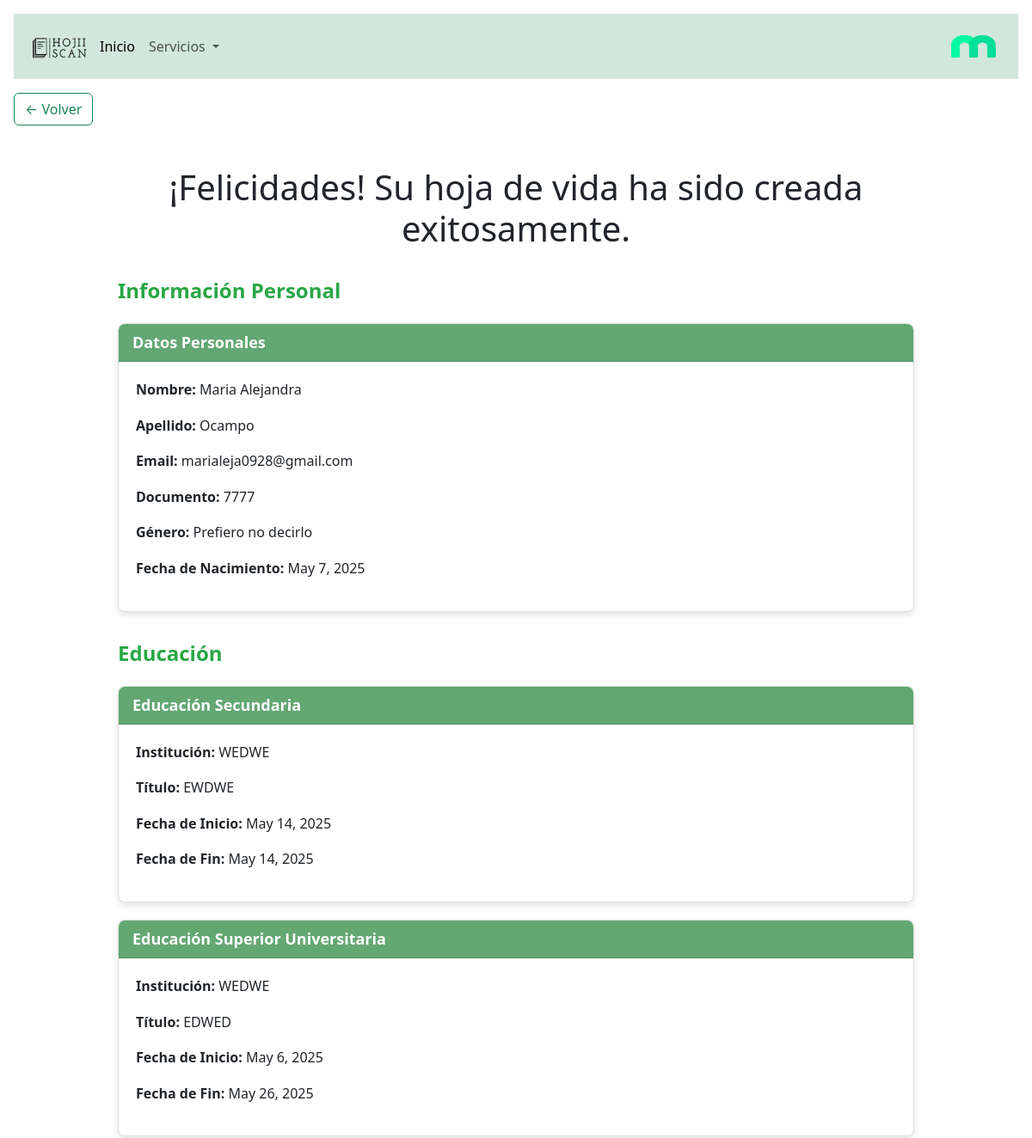
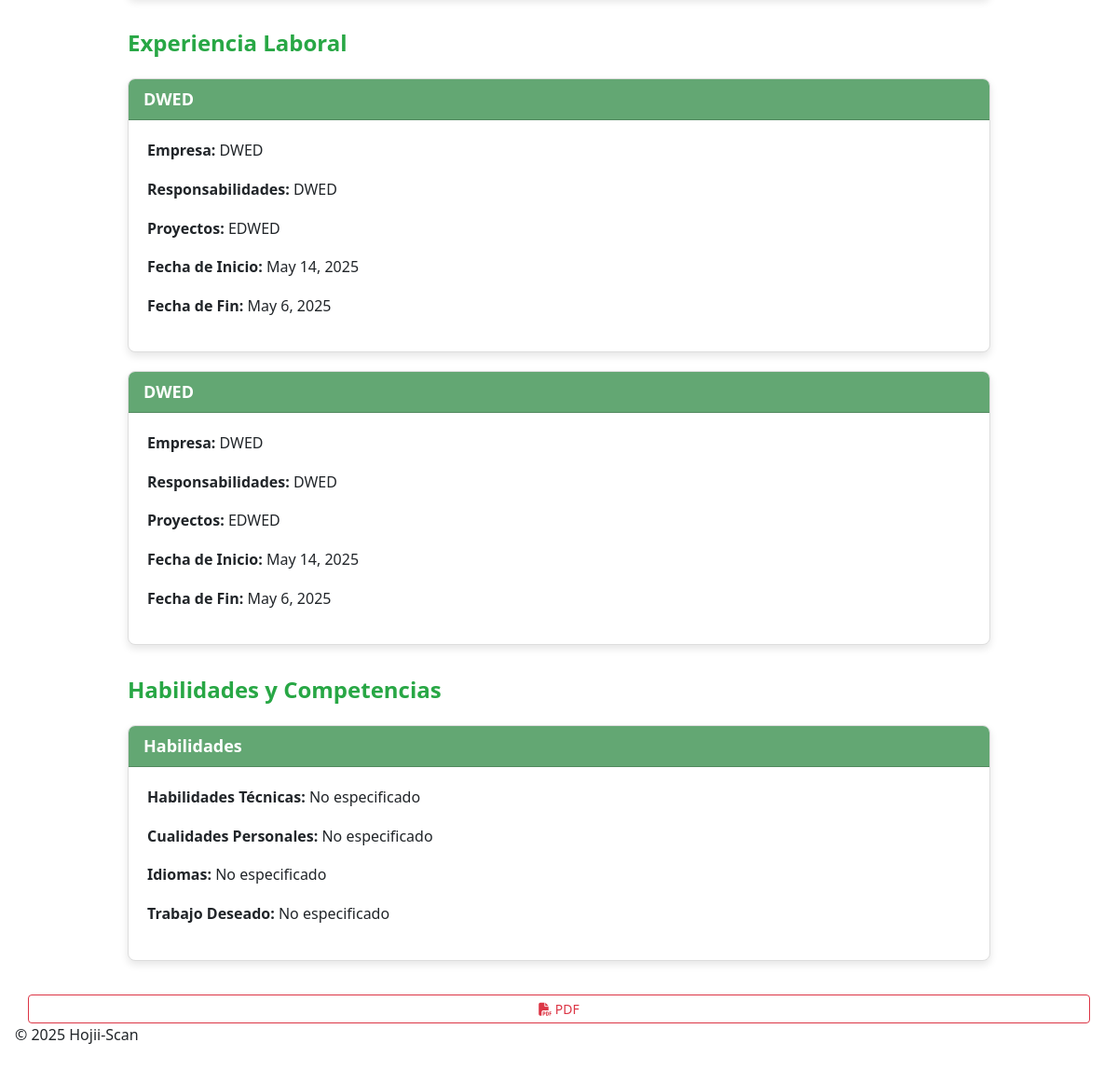
Screenshot of /cv/hoja_vida/7777/ with the database file from the repository (2 pictures, top to bottom).
### cv_forms/models.py (models this page shows, shortened)
class PersonalInfo(models.Model):
    GENERO_OPCIONES = [
        ('M', 'Masculino'),
        ('F', 'Femenino'),
        ('NB', 'No Binario'),
        ('O', 'Otro'),
        ('P', 'Prefiero no decirlo'),
    ]
    nombre = models.CharField(max_length=100)
    apellido = models.CharField(max_length=100)
    email = models.EmailField()
    documento = models.CharField(max_length=20, unique=True)
    genero = models.CharField(max_length=2, choices=GENERO_OPCIONES, default='P')
    fecha_nacimiento = models.DateField(null=True, blank=True)

class EducationInfo(models.Model):
    personal_info = models.ForeignKey(PersonalInfo, on_delete=models.CASCADE, related_name="education_info")
    TIPO_EDUCACION = [
        ('secundaria', 'Educación Secundaria'),
        ('universitaria', 'Educación Superior Universitaria'),
        ('posgrado', 'Educación de Posgrado'),
        ('otros', 'Otros estudios'),
    ]
    tipo = models.CharField(max_length=50, choices=TIPO_EDUCACION, default='secundaria')
    institucion = models.CharField(max_length=100, blank=True, null=True)
    titulo = models.CharField(max_length=100, blank=True, null=True)
    fecha_inicio = models.DateField(null=True, blank=True)
    fecha_fin = models.DateField(null=True, blank=True)
    from django.db import models

class WorkExperience(models.Model):
    personal_info = models.ForeignKey(PersonalInfo, on_delete=models.CASCADE, related_name="work_experiences")
    puesto = models.CharField(max_length=100)
    empresa = models.CharField(max_length=100)
    responsabilidades = models.TextField()
    proyectos = models.TextField(blank=True, null=True)
    fecha_inicio = models.DateField()
    fecha_fin = models.DateField(null=True, blank=True)

class HabilidadesCompetencias(models.Model):
    personal_info = models.OneToOneField('PersonalInfo', on_delete=models.CASCADE, related_name='habilidades')
    habilidades_tecnicas = models.TextField(blank=True, null=True, help_text="Ejemplo: Python, SQL, Redes")
    cualidades_personales = models.TextField(blank=True, null=True, help_text="Ejemplo: Responsable, puntual, trabajo en equipo")
    idiomas = models.TextField(blank=True, null=True, help_text="Ejemplo: Español nativo, Inglés B1")
    trabajo_deseado = models.CharField(max_length=255, blank=True, null=True, help_text="Ejemplo: Busco empleo como desarrollador backend en tecnología Python")

### cv_forms/views.py (the view)
# urls.py: path('hoja_vida/<str:documento>/', hoja_vida, name='hoja_vida'),
def hoja_vida(request, documento):
    try:
        personal_info = PersonalInfo.objects.select_related('habilidades').get(documento=documento)
        print("=== Hoja de vida cargada ===")
        print(f"Nombre: {personal_info.nombre}")
        print(f"Habilidades Técnicas: {personal_info.habilidades.habilidades_tecnicas}")
        print(f"Cualidades personales: {personal_info.habilidades.cualidades_personales}")
        print(f"Idiomas: {personal_info.habilidades.idiomas}")
        print(f"Trabajo deseado: {personal_info.habilidades.trabajo_deseado}")
        return render(request, 'hoja_vida.html', {
            'personal_info': personal_info,
        })
    except PersonalInfo.DoesNotExist:
        raise Http404("No existe la hoja de vida solicitada")

### cv_forms/templates/hoja_vida.html (shortened to what this page needs)
{% extends 'base.html' %}
{% load static %}
{% block content %}
<head>
    <link rel="stylesheet" href="https://cdnjs.cloudflare.com/ajax/libs/font-awesome/6.4.2/css/all.min.css">
    <link href="https://cdn.jsdelivr.net/npm/bootstrap@5.3.0/dist/css/bootstrap.min.css" rel="stylesheet">
</head>
<body>
    <div class="container mt-5">
        <div class="row justify-content-center">
            <div class="col-md-10">
                <h1 class="text-center mb-4">¡Felicidades! Su hoja de vida ha sido creada exitosamente.</h1>
                <div class="section-title">Información Personal</div>
                <div class="card">
                    <div class="card-header">Datos Personales</div>
                    <div class="card-body">
                        <p><strong>Nombre:</strong> {{ personal_info.nombre }}</p>
                        <p><strong>Apellido:</strong> {{ personal_info.apellido }}</p>
                        <p><strong>Email:</strong> {{ personal_info.email }}</p>
                        <p><strong>Documento:</strong> {{ personal_info.documento }}</p>
                        <p><strong>Género:</strong> {{ personal_info.get_genero_display }}</p>
                        <p><strong>Fecha de Nacimiento:</strong> {{ personal_info.fecha_nacimiento }}</p>
                    </div>
                </div>
                <div class="section-title">Educación</div>
                {% for educacion in personal_info.education_info.all %}
                    <div class="card">
                        <div class="card-header">{{ educacion.get_tipo_display }}</div>
                        <div class="card-body">
                            <p><strong>Institución:</strong> {{ educacion.institucion }}</p>
                            <p><strong>Título:</strong> {{ educacion.titulo }}</p>
                            <p><strong>Fecha de Inicio:</strong> {{ educacion.fecha_inicio }}</p>
                            <p><strong>Fecha de Fin:</strong> {{ educacion.fecha_fin }}</p>
                        </div>
                    </div>
                {% endfor %}
                <div class="section-title">Experiencia Laboral</div>
                {% for experiencia in personal_info.work_experiences.all %}
                    <div class="card">
                        <div class="card-header">{{ experiencia.puesto }}</div>
                        <div class="card-body">
                            <p><strong>Empresa:</strong> {{ experiencia.empresa }}</p>
                            <p><strong>Responsabilidades:</strong> {{ experiencia.responsabilidades }}</p>
                            <p><strong>Proyectos:</strong> {{ experiencia.proyectos }}</p>
                            <p><strong>Fecha de Inicio:</strong> {{ experiencia.fecha_inicio }}</p>
                            <p><strong>Fecha de Fin:</strong> {{ experiencia.fecha_fin }}</p>
                        </div>
                    </div>
                {% endfor %}
                <div class="section-title">Habilidades y Competencias</div>
                <div class="card">
                    <div class="card-header">Habilidades</div>
                    <div class="card-body">
                        {% if personal_info.habilidades %}
                            <p><strong>Habilidades Técnicas:</strong> {{ personal_info.habilidades.habilidades_tecnicas|default:"No especificado" }}</p>
                            <p><strong>Cualidades Personales:</strong> {{ personal_info.habilidades.cualidades_personales|default:"No especificado" }}</p>
                            <p><strong>Idiomas:</strong> {{ personal_info.habilidades.idiomas|default:"No especificado" }}</p>
                            <p><strong>Trabajo Deseado:</strong> {{ personal_info.habilidades.trabajo_deseado|default:"No especificado" }}</p>
                        {% else %}
                            <p>No se han registrado habilidades y competencias.</p>
                        {% endif %}
                    </div>
                </div>
            </div>
            <a href="{% url 'generar_pdf' personal_info.documento %}" class="btn btn-sm btn-outline-danger mt-3">
                <i class="fas fa-file-pdf"></i> PDF
            </a>
        </div>
    </div>
</body>
</html>
{% endblock %}

### static/css/estilos.css (style rules this page uses)
body { font-family: 'Segoe UI', Tahoma, Geneva, Verdana, sans-serif; text-align: center; background-color: #f5f5f5; padding: 40px 20px; }
.container { max-width: 960px; margin: 0 auto; padding: 0 20px; }
h1 { font-size: 36px; color: #042C5C; font-weight: 700; margin: 24px 0 24px; }
.card { background-color: #ffffff; border: 1px solid #e2e2e2; border-radius: 10px; margin-bottom: 30px; box-shadow: 0 4px 12px rgba(0, 0, 0, 0.06); overflow: hidden; text-align: left; }
.card-header { background-color: #28a745; color: white; font-weight: 700; padding: 15px 20px; font-size: 18px; }
.card-body { padding: 25px 30px; line-height: 1.6; color: #333; }
.section-title { font-size: 26px; color: #28a745; font-weight: 700; margin: 60px 0 30px; }

### cv_forms/templates/hoja_vida.html (style rules this page uses)
.card { margin-bottom: 20px; border: 1px solid #ddd; border-radius: 8px; box-shadow: 0 4px 8px rgba(0, 0, 0, 0.1); }
.card-header { background-color: #63a773; color: white; font-weight: bold; }
.card-body { padding: 20px; }
.section-title { margin-top: 30px; margin-bottom: 20px; font-size: 24px; font-weight: bold; color: #28a745; }

### rows the page displays
PersonalInfo: nombre "Maria Alejandra", apellido "Ocampo", email "marialeja0928@gmail.com", documento "7777", genero "Prefiero no decirlo", fecha_nacimiento "May 7, 2025", habilidades.habilidades_tecnicas "No especificado", habilidades.cualidades_personales "No especificado", habilidades.idiomas "No especificado", habilidades.trabajo_deseado "No especificado"
EducationInfo: tipo "Educación Secundaria", institucion "WEDWE", titulo "EWDWE", fecha_inicio "May 14, 2025", fecha_fin "May 14, 2025"
EducationInfo: tipo "Educación Superior Universitaria", institucion "WEDWE", titulo "EDWED", fecha_inicio "May 6, 2025", fecha_fin "May 26, 2025"
WorkExperience: puesto "DWED", empresa "DWED", responsabilidades "DWED", proyectos "EDWED", fecha_inicio "May 14, 2025", fecha_fin "May 6, 2025"
WorkExperience: puesto "DWED", empresa "DWED", responsabilidades "DWED", proyectos "EDWED", fecha_inicio "May 14, 2025", fecha_fin "May 6, 2025"
